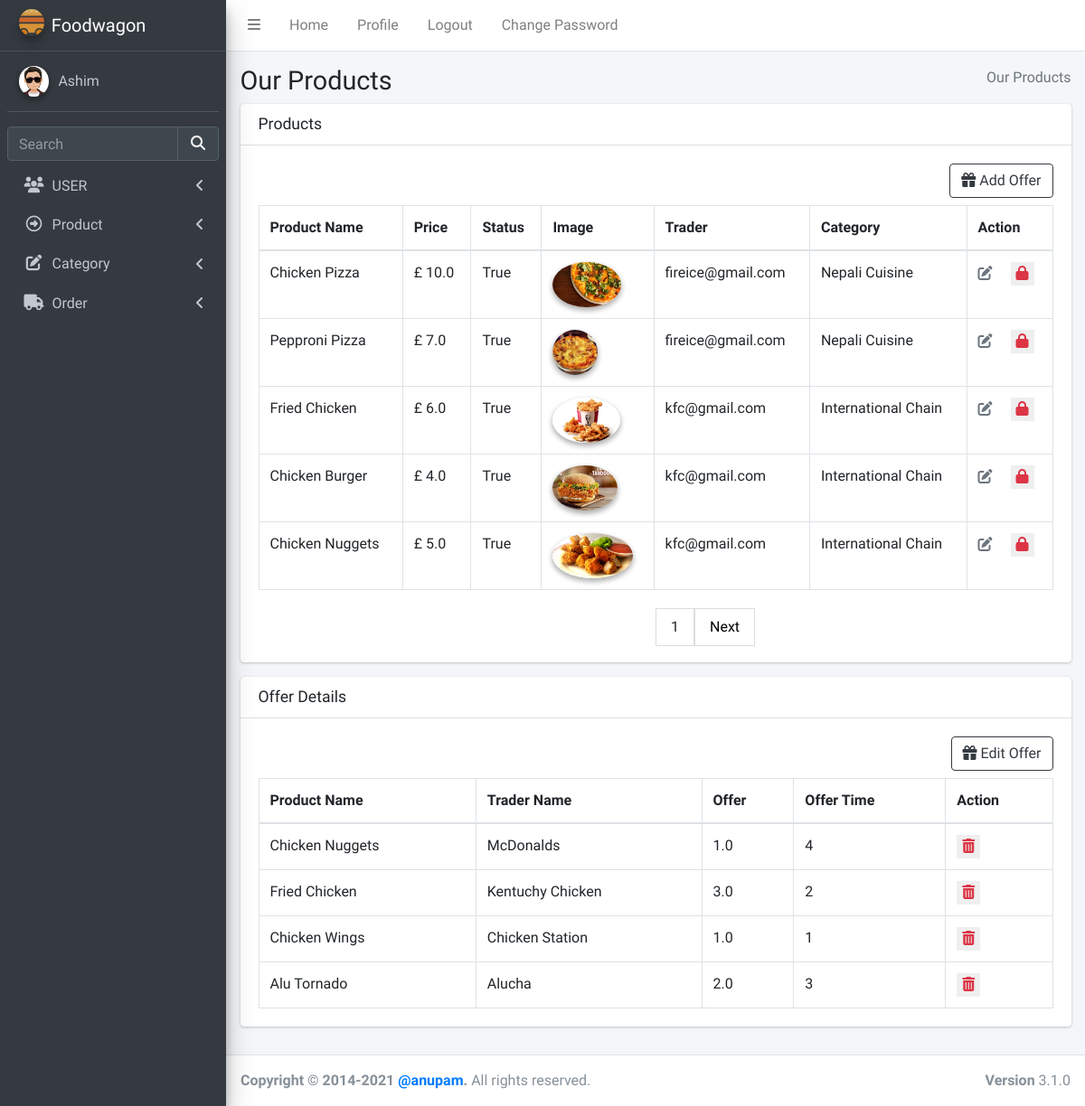
The page /product/productread/ (signed in) on the database as committed earlier.
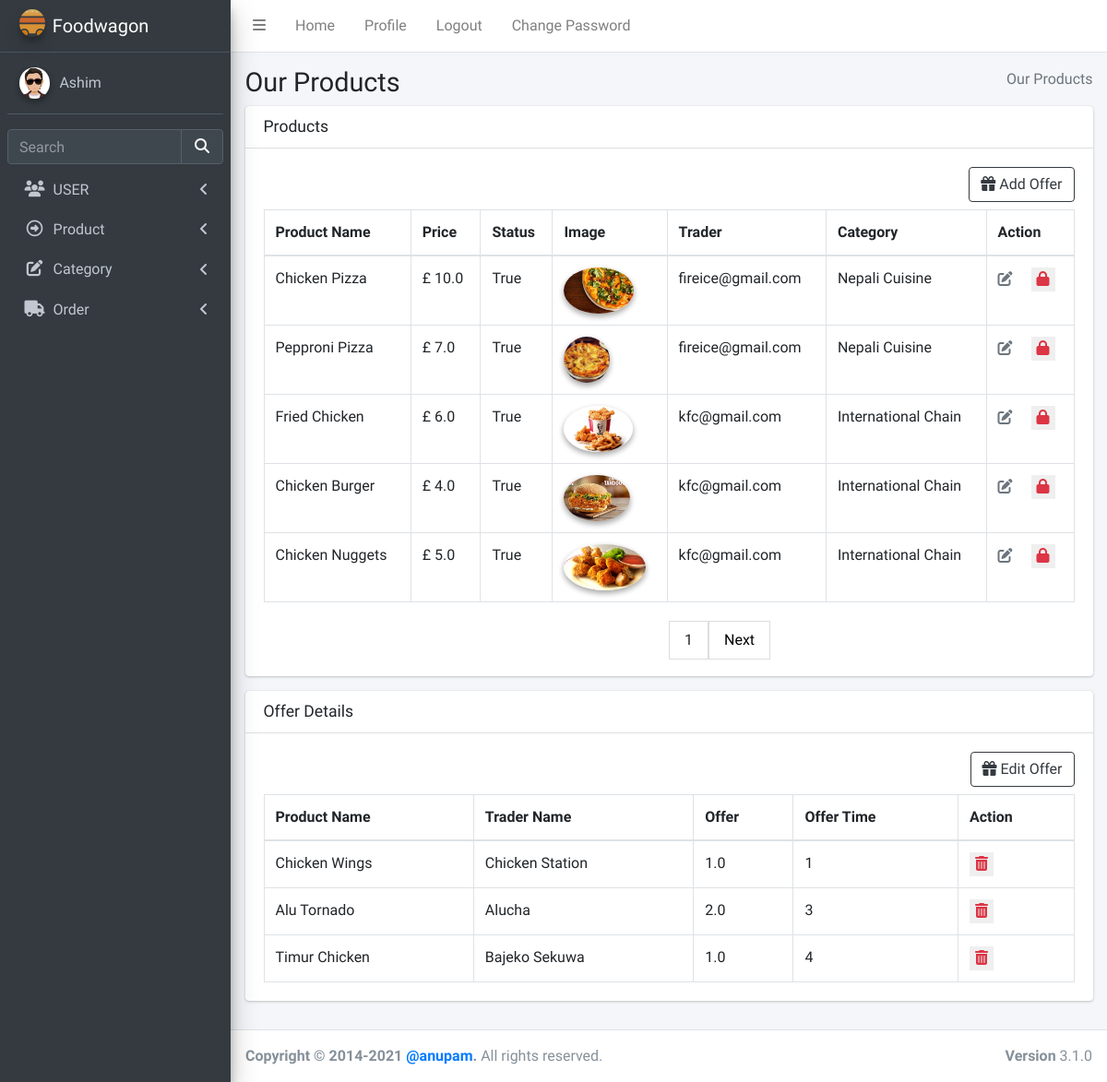
The same page on the database as committed later.
### login/models.py (models this page shows, shortened)
class User(AbstractBaseUser):
    email = models.EmailField(max_length=255, unique=True, default="a@gmail.com")
    address = models.TextField(max_length=30, blank=True)
    first_name = models.TextField(max_length=30, blank=True, default="eg aster")
    last_name = models.TextField(max_length=30, blank=True)
    is_staff = models.BooleanField(default=False)  # non super-user
    is_active = models.BooleanField(default=False)
    admin = models.BooleanField(default=False)  # a superuser
    last_login = models.DateTimeField(blank=True, null=True, verbose_name="last login")
    profile_pic = models.ImageField(blank=True, null=True, upload_to="images/user/")
    USERNAME_FIELD = "email"
    def __str__(self):
        return self.email
    objects = UserManager()

### product/models.py (models this page shows, shortened)
class Product(models.Model):
    name = models.CharField(max_length=100)
    price = models.FloatField(max_length=100)
    image = models.ImageField(upload_to="images/food/")
    trader = models.ForeignKey(User, on_delete=models.CASCADE)
    status = models.BooleanField(default=True)
    category = models.ForeignKey(Categories, on_delete=models.CASCADE)
    class Meta:
        unique_together = ("name", "trader")

class Categories(models.Model):
    name = models.CharField(max_length=100, default="street food", unique=True)
    status = models.BooleanField(default=True)
    def __str__(self):
        return self.name

class Offer(models.Model):
    offer_amount = models.DecimalField(max_digits=5, decimal_places=1)
    trader_offer = models.ForeignKey(User, on_delete=models.CASCADE)
    product_offer = models.ForeignKey(Product, on_delete=models.CASCADE)
    offer_time = models.IntegerField()

### product/views.py (the view, shortened to what this page needs)
# urls.py: path("productread/", views.ProductView.as_view(), name="productread"),
class ProductView(TemplateView):
    template_name = "admin/productread.html"
    def get(self, request):
        semail = request.session["user"]
        verifyUser = users.objects.filter(email=semail).first()
        if verifyUser.admin:
            product = Product.objects.all()
            offer = Offer.objects.all()
            paginator = Paginator(product, 5)
            page_number = request.GET.get("page")
            page_obj = paginator.get_page(page_number)
            return render(
                request,
                self.template_name,
                {"product": page_obj, "product_offer": product, "offer": offer},
            )

### templates/admin/productread.html (shortened to what this page needs)
{%extends "admin/base.html" %} {% load static %}
{% block csspart %}
<link rel="stylesheet" href="{% static 'plugins/fontawesome-free/css/all.min.css' %}">
<link rel="stylesheet" href="{% static 'plugins/datatables-bs4/css/dataTables.bootstrap4.min.css' %}">
<link rel="stylesheet" href="{% static 'plugins/datatables-responsive/css/responsive.bootstrap4.min.css' %}">
<link rel="stylesheet" href="{% static 'dist/css/adminlte.min.css' %}">
</head>
{% endblock csspart %}
{%block bodycontent%}
<body class="hold-transition sidebar-mini">
  <div class="wrapper">
    <div class="content-wrapper">
      <section class="content-header">
        <div class="container-fluid">
          <div class="row mb-2">
            <div class="col-sm-6">
              <h1>Our Products</h1>
            </div>
            <div class="col-sm-6">
              <ol class="breadcrumb float-sm-right">
                <li class="breadcrumb-item active">Our Products</li>
              </ol>
            </div>
          </div>
        </div>
        {% if product %}
        <section class="content">
          <div class="container-fluid">
            <div class="row">
              <div class="col-12">
                <div class="card">
                  <div class="card-header">
                    <h3 class="card-title">Products</h3>
                  </div>
                  <div class="card-body">
                    <div class="mb-2 d-flex justify-content-end btn-color">
                      <a href="" class="btn btn-outline-dark " data-toggle="modal" data-target="#exampleModalCenter"><i
                          class="fas fa-gift mr-1"></i>Add Offer</a>
                    </div>
                    <table id="example2" class="table table-bordered table-hover">
                      <thead>
                        <tr>
                          <th>Product Name</th>
                          <th>Price</th>
                          <th>Status</th>
                          <th>Image</th>
                          {% if user.admin%}
                          <th>Trader</th>
                          {%endif%}
                          <th>Category</th>
                          <th>Action</th>
                        </tr>
                      </thead>
                      <tbody>
                        {% for products in product %}
                        <tr>
                          <td>{{products.name}}</td>
                          <td>£ {{products.price}}</td>
                          <td>{{products.status}}</td>
                          <td>
                            <img src="{{products.image.url}}" class="img-circle elevation-2" alt="User Image" />
                          </td>
                          {% if user.admin%}
                          <td>{{products.trader}}</td>
                          {%endif%}
                          <td>{{products.category}}</td>
                          <td>
                            {%if products.trader.is_active %}
                            <a class="mr-3 text-muted" href="{% url 'product:updateproduct' products.id %}"
                              title="Edit"><i class="fas fa-edit"></i></a>
                            <form action="{% url 'product:deleteproduct' products.id %}" method="POST" class=d-inline>
                              {%if products.status %}
                              <button type="submit"><i class="fas fa-lock text-danger"></i></button>
                              {%else%}
                              <button type="submit"><i class="fas fa-lock-open text-danger"></i></button>
                              {%endif%}
                            </form>
                            {%endif%}
                          </td>
                        </tr>
                        {% endfor%}
                      </tbody>
                    </table>
                  </div>
                  <div class="pagination">
                    <span>
                      <a><span>{{product.number}}</span></a>
                      {%if product.has_next%}
                      <a href="?page={{product.next_page_number}}"> Next </a>
                      {%endif%}
                    </span>
                  </div>
                </div>
              </div>
            </div>
          </div>
        </section>
        {% if offer %}
        <section class="content">
          <div class="container-fluid">
            <div class="row">
              <div class="col-12">
                <div class="card">
                  <div class="card-header">
                    <h3 class="card-title">Offer Details</h3>
                  </div>
                  <div class="card-body">
                    <div class="mb-2 d-flex justify-content-end btn-color">
                      <a href="" class="btn btn-outline-dark " data-toggle="modal" data-target="#editoffer"><i
                          class="fas fa-gift mr-1"></i>Edit Offer</a>
                    </div>
                    <table id="example2" class="table table-bordered table-hover">
                      <thead>
                        <tr>
                          <th>Product Name</th>
                          {% if user.admin%}
                          <th>Trader Name</th>
                          {%endif%}
                          <th>Offer</th>
                          <th>Offer Time</th>
                          <th>Action</th>
                        </tr>
                      </thead>
                      <tbody>
                        {% for offers in offer %}
                        <tr>
                          <td>{{offers.product_offer.name}}</td>
                          {% if user.admin%}
                          <td>{{offers.trader_offer.first_name}}</td>
                          {%endif%}
                          <td>{{offers.offer_amount}}</td>
                          <td>{{offers.offer_time}}</td>
                          <td>
                            {%if offers.product_offer.status and offers.trader_offer.is_active %}
                            <form action="{% url 'product:deleteoffer' offers.id %}" method="POST" class=d-inline>
                              <button type="submit"><i class="fas fa-trash-alt text-danger"></i></button>
                            </form>
                            {%endif%}
                          </td>
                        </tr>
                        {% endfor%}
                      </tbody>
                    </table>
                  </div>
                </div>
              </div>
            </div>
          </div>
        </section>
        {%endif%}
        {%endif%}
    </div>
    {%endblock bodycontent%}

### templates/admin/base.html (shortened to what this page needs)
<!DOCTYPE html>
<html lang="en">
{% load static %}
<head>
  {% block csspart %}{% endblock csspart %}
</head>
{% block nav%}
<div class="wrapper">
  <nav class="main-header navbar navbar-expand navbar-white navbar-light">
    <ul class="navbar-nav">
      <li class="nav-item">
        <a class="nav-link" data-widget="pushmenu" href="#" role="button"><i class="fas fa-bars"></i></a>
      </li>
      <li class="nav-item d-none d-sm-inline-block">
        <a href="#" class="nav-link">Home</a>
      </li>
      <li class="nav-item d-none d-sm-inline-block"><a href="{% url 'admins:profile' user.id %}"
          class="nav-link">Profile</a></li>
      <li class="nav-item d-none d-sm-inline-block"><a href="{% url 'login:logout' %}" class="nav-link">Logout</a></li>
      <li class="nav-item d-none d-sm-inline-block" data-toggle="modal" data-target="#myModal"><a href="#"
          class="nav-link">Change Password</a></li>
    </ul>
  </nav>
  <aside class="main-sidebar sidebar-dark-primary elevation-4">
    <a href="index3.html" class="brand-link">
      <img src="{%static 'assets/img/gallery/logo.svg' %}" alt="AdminLTE Logo"
        class="brand-image img-circle elevation-3" style="opacity: 0.8" />
      <span class="brand-text font-weight-light">Foodwagon</span>
    </a>
    <div class="sidebar">
      <div class="user-panel mt-3 pb-3 mb-3 d-flex">
        <div class="image">
          {%if user.profile_pic %}
          <img src="{{ user.profile_pic.url }}" class="img-circle elevation-2" alt="User Image" />
          {% else %}
          <img src="{% static 'image/user.png' %}" class="img-circle elevation-2" alt="User Image" />
          {% endif %}
        </div>
        <div class="info">
          <a href="{% url 'admins:profile' user.id %}" class="d-block">{{ user.first_name }}</a>
        </div>
      </div>
      <div class="form-inline">
        <div class="input-group" data-widget="sidebar-search">
          <input class="form-control form-control-sidebar" type="search" placeholder="Search" aria-label="Search" />
          <div class="input-group-append">
            <button class="btn btn-sidebar">
              <i class="fas fa-search fa-fw"></i>
            </button>
          </div>
        </div>
      </div>
      <nav class="mt-2">
        <ul class="nav nav-pills nav-sidebar flex-column" data-widget="treeview" role="menu" data-accordion="false">
          {% if user.admin %}
          <li class="nav-item">
            <a href="#" class="nav-link">
              <i class="nav-icon fas fa-users"></i>
              <p>
                USER
                <i class="fas fa-angle-left right"></i>
              </p>
            </a>
          </li>
          {% endif %}
          <li class="nav-item">
            <a href="#" class="nav-link">
              <i class="nav-icon far fa-arrow-alt-circle-right"></i>
              <p>
                Product
                <i class="fas fa-angle-left right"></i>
              </p>
            </a>
          </li>
          {% if user.admin %}
          <li class="nav-item">
            <a href="{% url 'product:addcategory' %}" class="nav-link">
              <i class="nav-icon fas fa-edit"></i>
              <p>
                Category
                <i class="fas fa-angle-left right"></i>
              </p>
            </a>
          </li>
          {%endif%}
          <li class="nav-item">
            <a href="#" class="nav-link">
              <i class="nav-icon fas fa-truck"></i>
              <p>Order<i class="fas fa-angle-left right"></i>
              </p>
            </a>
          </li>
        </ul>
      </nav>
    </div>
  </aside>
  {% endblock nav%}
  {% block bodycontent%}
  {% endblock bodycontent%}
  <footer class="main-footer">
    <strong>Copyright &copy; 2014-2021
      <a href="https://adminlte.io">@anupam</a>.</strong>
    All rights reserved.
    <div class="float-right d-none d-sm-inline-block">
      <b>Version</b> 3.1.0
    </div>
  </footer>
</div>
</body>
</html>

### templates/admin/productread.html (style rules this page uses)
.elevation-2 { height: 50px; }
button { outline: none; border: none; }
.pagination { display: inline-block; width: auto; margin-left: 50%; margin-bottom: 2%; }
.pagination a { color: black; float: left; padding: 8px 16px; text-decoration: none; transition: background-color .3s; border: 1px solid #ddd; }

Rows that differ between the two databases and show on the page:
removed Offer: product_offer.name "Chicken Nuggets", trader_offer.first_name "McDonalds", offer_amount "1.0", offer_time "4"
removed Offer: product_offer.name "Fried Chicken", trader_offer.first_name "Kentuchy Chicken", offer_amount "3.0", offer_time "2"
added Offer: product_offer.name "Timur Chicken", trader_offer.first_name "Bajeko Sekuwa", offer_amount "1.0", offer_time "4"
